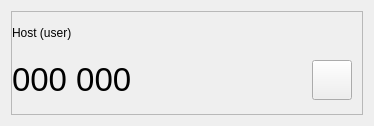
<?xml version="1.0" encoding="UTF-8"?>
<ui version="4.0">
 <class>EntryWidget</class>
 <widget class="QWidget" name="EntryWidget">
  <property name="geometry">
   <rect>
    <x>0</x>
    <y>0</y>
    <width>374</width>
    <height>126</height>
   </rect>
  </property>
  <property name="sizePolicy">
   <sizepolicy hsizetype="Preferred" vsizetype="Fixed">
    <horstretch>0</horstretch>
    <verstretch>0</verstretch>
   </sizepolicy>
  </property>
  <property name="baseSize">
   <size>
    <width>0</width>
    <height>150</height>
   </size>
  </property>
  <property name="windowTitle">
   <string>Form</string>
  </property>
  <layout class="QGridLayout" name="gridLayout_2">
   <item row="0" column="0">
    <widget class="QFrame" name="frame">
     <property name="sizePolicy">
      <sizepolicy hsizetype="Preferred" vsizetype="Preferred">
       <horstretch>0</horstretch>
       <verstretch>0</verstretch>
      </sizepolicy>
     </property>
     <property name="frameShape">
      <enum>QFrame::StyledPanel</enum>
     </property>
     <property name="frameShadow">
      <enum>QFrame::Raised</enum>
     </property>
     <layout class="QGridLayout" name="gridLayout_3" rowstretch="1,2" columnstretch="4,1" rowminimumheight="1,2">
      <property name="sizeConstraint">
       <enum>QLayout::SetDefaultConstraint</enum>
      </property>
      <property name="leftMargin">
       <number>0</number>
      </property>
      <property name="topMargin">
       <number>0</number>
      </property>
      <property name="rightMargin">
       <number>10</number>
      </property>
      <property name="bottomMargin">
       <number>0</number>
      </property>
      <item row="0" column="0" colspan="2">
       <widget class="QLabel" name="host_label">
        <property name="sizePolicy">
         <sizepolicy hsizetype="Preferred" vsizetype="Fixed">
          <horstretch>0</horstretch>
          <verstretch>0</verstretch>
         </sizepolicy>
        </property>
        <property name="text">
         <string>Host (user)</string>
        </property>
        <property name="margin">
         <number>10</number>
        </property>
       </widget>
      </item>
      <item row="1" column="0">
       <widget class="QLabel" name="code_label">
        <property name="font">
         <font>
          <pointsize>25</pointsize>
         </font>
        </property>
        <property name="text">
         <string notr="true">000 000</string>
        </property>
        <property name="scaledContents">
         <bool>false</bool>
        </property>
        <property name="margin">
         <number>9</number>
        </property>
        <property name="textInteractionFlags">
         <set>Qt::LinksAccessibleByMouse|Qt::TextSelectableByMouse</set>
        </property>
       </widget>
      </item>
      <item row="1" column="1">
       <widget class="QPushButton" name="pushButton">
        <property name="sizePolicy">
         <sizepolicy hsizetype="Fixed" vsizetype="Fixed">
          <horstretch>0</horstretch>
          <verstretch>0</verstretch>
         </sizepolicy>
        </property>
        <property name="minimumSize">
         <size>
          <width>40</width>
          <height>40</height>
         </size>
        </property>
        <property name="baseSize">
         <size>
          <width>0</width>
          <height>0</height>
         </size>
        </property>
        <property name="text">
         <string/>
        </property>
        <property name="icon">
         <iconset theme="edit">
          <normaloff>.</normaloff>.</iconset>
        </property>
       </widget>
      </item>
     </layout>
    </widget>
   </item>
  </layout>
 </widget>
 <resources/>
 <connections/>
</ui>
